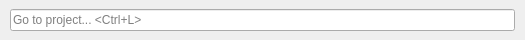
<?xml version="1.0" encoding="UTF-8"?>
<ui version="4.0">
 <class>LocationBar</class>
 <widget class="QWidget" name="LocationBar">
  <property name="geometry">
   <rect>
    <x>0</x>
    <y>0</y>
    <width>525</width>
    <height>40</height>
   </rect>
  </property>
  <property name="sizePolicy">
   <sizepolicy hsizetype="Expanding" vsizetype="Minimum">
    <horstretch>65</horstretch>
    <verstretch>0</verstretch>
   </sizepolicy>
  </property>
  <property name="windowTitle">
   <string>Form</string>
  </property>
  <layout class="QHBoxLayout" name="horizontalLayout" stretch="0">
   <property name="leftMargin">
    <number>10</number>
   </property>
   <property name="topMargin">
    <number>0</number>
   </property>
   <property name="rightMargin">
    <number>10</number>
   </property>
   <property name="bottomMargin">
    <number>0</number>
   </property>
   <item>
    <widget class="QLineEdit" name="lineEditFilter">
     <property name="sizePolicy">
      <sizepolicy hsizetype="Expanding" vsizetype="Fixed">
       <horstretch>0</horstretch>
       <verstretch>0</verstretch>
      </sizepolicy>
     </property>
     <property name="minimumSize">
      <size>
       <width>100</width>
       <height>0</height>
      </size>
     </property>
     <property name="baseSize">
      <size>
       <width>0</width>
       <height>0</height>
      </size>
     </property>
     <property name="alignment">
      <set>Qt::AlignLeading|Qt::AlignLeft|Qt::AlignVCenter</set>
     </property>
     <property name="placeholderText">
      <string>Go to project... &lt;Ctrl+L&gt;</string>
     </property>
     <property name="clearButtonEnabled">
      <bool>true</bool>
     </property>
    </widget>
   </item>
  </layout>
 </widget>
 <resources/>
 <connections/>
</ui>
